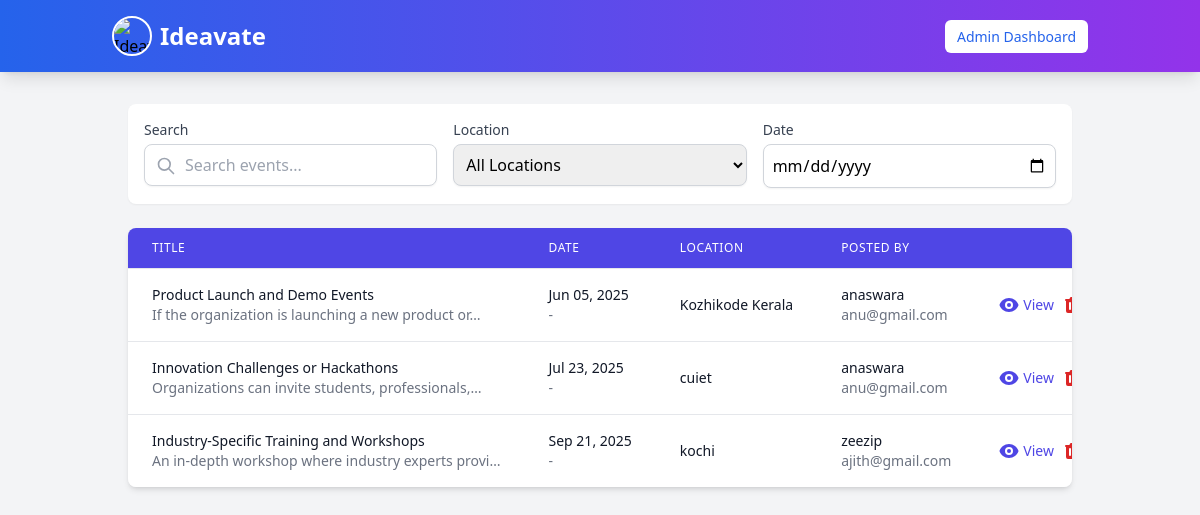
The page /admin_dashboard/events/ (signed in) on the database its author committed.
### myapp/models.py (models this page shows, shortened)
class PostEvent(models.Model):
    title = models.CharField(max_length=255)
    description = models.TextField()
    date = models.DateField()
    location = models.CharField(max_length=255)
    user = models.ForeignKey(User, on_delete=models.CASCADE)
    image = models.ImageField(upload_to="event_images/", blank=True, null=True)  # ✅ Add this field

class User(AbstractUser):
    is_user = models.BooleanField(default=False)
    is_organization = models.BooleanField(default=False)
    groups = models.ManyToManyField(Group, related_name="custom_user_groups", blank=True)
    user_permissions = models.ManyToManyField(Permission, related_name="custom_user_permissions", blank=True)

### myapp/views.py (the view)
# urls.py: path("admin_dashboard/events/",views.admin_events, name="admin_events"),
@user_passes_test(is_admin, login_url="signin")
def admin_events(request):
    events = PostEvent.objects.all()  # Fetch all events
    return render(request, "admin_events.html", {"events": events})

### myapp/context_processors.py (called while the page is built)
def notification_count(request):
    if request.user.is_authenticated:
        return {
            'unread_notification_count': Notification.objects.filter(
                recipient=request.user,
                is_read=False
            ).count()
        }
    return {}

### myapp/views.py (called while the page is built)
def is_admin(user):
    return user.is_authenticated and user.is_superuser

### templates/admin_events.html (shortened to what this page needs)
{% extends "navbar.html" %}
{% block content %}
<div class="container mx-auto p-6">
    <div class="bg-white p-4 rounded-lg shadow-sm mb-6">
        <div class="grid grid-cols-1 md:grid-cols-3 gap-4">
            <div>
                <label for="searchInput" class="block text-sm font-medium text-gray-700 mb-1">Search</label>
                <div class="relative">
                    <input type="text" id="searchInput" onkeyup="filterEvents()" placeholder="Search events..."
                        class="w-full p-2 pl-10 border border-gray-300 rounded-lg shadow-sm focus:ring-2 focus:ring-indigo-500 focus:border-indigo-500">
                    <svg class="absolute left-3 top-3 h-5 w-5 text-gray-400" fill="none" viewBox="0 0 24 24" stroke="currentColor">
                        <path stroke-linecap="round" stroke-linejoin="round" stroke-width="2" d="M21 21l-6-6m2-5a7 7 0 11-14 0 7 7 0 0114 0z" />
                    </svg>
                </div>
            </div>
            <div>
                <label for="locationFilter" class="block text-sm font-medium text-gray-700 mb-1">Location</label>
                <select id="locationFilter" onchange="filterEvents()"
                    class="w-full p-2 border border-gray-300 rounded-lg shadow-sm focus:ring-2 focus:ring-indigo-500 focus:border-indigo-500">
                    <option value="">All Locations</option>
                </select>
            </div>
            <div>
                <label for="dateFilter" class="block text-sm font-medium text-gray-700 mb-1">Date</label>
                <input type="date" id="dateFilter" onchange="filterEvents()"
                    class="w-full p-2 border border-gray-300 rounded-lg shadow-sm focus:ring-2 focus:ring-indigo-500 focus:border-indigo-500">
            </div>
        </div>
    </div>
    <div class="overflow-x-auto bg-white shadow-md rounded-lg">
        <table class="min-w-full divide-y divide-gray-200">
            <thead class="bg-indigo-600">
                <tr>
                    <th scope="col" class="px-6 py-3 text-left text-xs font-medium text-white uppercase tracking-wider cursor-pointer" onclick="sortTable(0)">
                        Title
                    </th>
                    <th scope="col" class="px-6 py-3 text-left text-xs font-medium text-white uppercase tracking-wider cursor-pointer" onclick="sortTable(1)">
                        Date
                    </th>
                    <th scope="col" class="px-6 py-3 text-left text-xs font-medium text-white uppercase tracking-wider cursor-pointer" onclick="sortTable(2)">
                        Location
                    </th>
                    <th scope="col" class="px-6 py-3 text-left text-xs font-medium text-white uppercase tracking-wider cursor-pointer" onclick="sortTable(3)">
                        Posted By
                    </th>
                    <th scope="col" class="px-6 py-3 text-right text-xs font-medium text-white uppercase tracking-wider">
                    </th>
                </tr>
            </thead>
            <tbody id="eventsTable" class="bg-white divide-y divide-gray-200">
                {% for event in events %}
                <tr class="hover:bg-gray-50 transition">
                    <td class="px-6 py-4 whitespace-nowrap">
                        <div class="text-sm font-medium text-gray-900">{{ event.title }}</div>
                        <div class="text-sm text-gray-500">{{ event.description|truncatechars:50 }}</div>
                    </td>
                    <td class="px-6 py-4 whitespace-nowrap">
                        <div class="text-sm text-gray-900">{{ event.date|date:"M d, Y" }}</div>
                        <div class="text-sm text-gray-500">{{ event.start_time|time:"g:i A" }} - {{ event.end_time|time:"g:i A" }}</div>
                    </td>
                    <td class="px-6 py-4 whitespace-nowrap">
                        <div class="text-sm text-gray-900">{{ event.location }}</div>
                    </td>
                    <td class="px-6 py-4 whitespace-nowrap">
                        <div class="text-sm text-gray-900">{{ event.user.username }}</div>
                        <div class="text-sm text-gray-500">{{ event.user.email }}</div>
                    </td>
                    <td class="px-6 py-4 whitespace-nowrap text-right text-sm font-medium">
                        <div class="flex justify-end space-x-2">
                            <a href="{% url 'event_details' event.id %}" class="text-indigo-600 hover:text-indigo-900 transition flex items-center">
                                View
                            </a>
                            <form action="{% url 'admin_delete_events' event.id %}" method="post" onsubmit="return confirm('Are you sure you want to delete this event?');">
                                <button type="submit" class="text-red-600 hover:text-red-900 transition flex items-center">
                                </button>
                            </form>
                        </div>
                    </td>
                </tr>
                {% empty %}
                <tr>
                    <td colspan="5" class="px-6 py-4 text-center text-gray-500">
                        No events found. Would you like to <a href="{% url 'post_event' %}" class="text-indigo-600 hover:underline">create one</a>?
                    </td>
                </tr>
                {% endfor %}
            </tbody>
        </table>
    </div>
</div>
{% endblock %}

### templates/admin_events.html (style rules this page uses)
thead th { cursor: pointer; user-select: none; }

### rows shown on the page
PostEvent: title "Product Launch and Demo Events", description "If the organization is launching a new product or…", date "Jun 05, 2025", location "Kozhikode Kerala", user.username "anaswara", user.email "anu@gmail.com"
PostEvent: title "Innovation Challenges or Hackathons", description "Organizations can invite students, professionals,…", date "Jul 23, 2025", location "cuiet", user.username "anaswara", user.email "anu@gmail.com"
PostEvent: title "Industry-Specific Training and Workshops", description "An in-depth workshop where industry experts provi…", date "Sep 21, 2025", location "kochi", user.username "zeezip", user.email "ajith@gmail.com"
